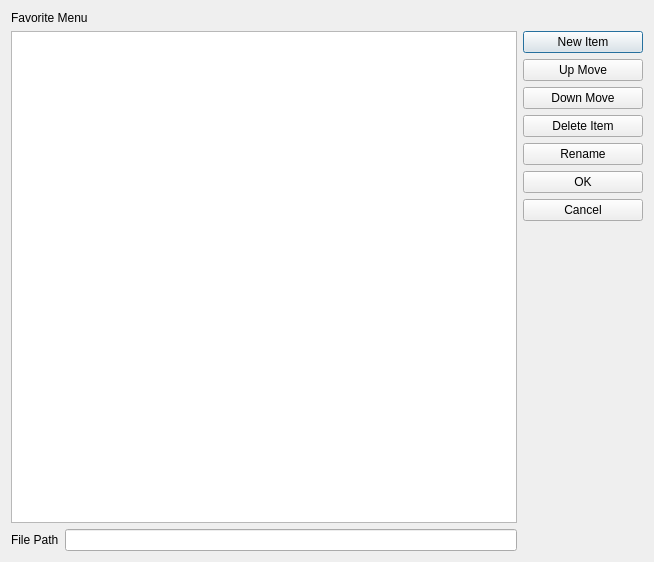
<?xml version="1.0" encoding="UTF-8"?>
<ui version="4.0">
 <class>FavoriteSettingsDialog</class>
 <widget class="QDialog" name="FavoriteSettingsDialog">
  <property name="geometry">
   <rect>
    <x>0</x>
    <y>0</y>
    <width>654</width>
    <height>562</height>
   </rect>
  </property>
  <property name="windowTitle">
   <string>Favorite Settings</string>
  </property>
  <layout class="QVBoxLayout" name="verticalLayout_3">
   <item>
    <widget class="QLabel" name="label">
     <property name="text">
      <string>Favorite Menu</string>
     </property>
    </widget>
   </item>
   <item>
    <layout class="QHBoxLayout" name="horizontalLayout_2">
     <item>
      <layout class="QVBoxLayout" name="verticalLayout_2">
       <item>
        <widget class="QTreeView" name="treeView">
         <property name="rootIsDecorated">
          <bool>false</bool>
         </property>
         <attribute name="headerVisible">
          <bool>false</bool>
         </attribute>
        </widget>
       </item>
       <item>
        <layout class="QHBoxLayout" name="horizontalLayout">
         <item>
          <widget class="QLabel" name="label_2">
           <property name="text">
            <string>File Path</string>
           </property>
          </widget>
         </item>
         <item>
          <widget class="QLineEdit" name="lineEdit"/>
         </item>
        </layout>
       </item>
      </layout>
     </item>
     <item>
      <layout class="QVBoxLayout" name="verticalLayout">
       <item>
        <widget class="QPushButton" name="btnNew">
         <property name="text">
          <string>New Item</string>
         </property>
        </widget>
       </item>
       <item>
        <widget class="QPushButton" name="btnUpMove">
         <property name="text">
          <string>Up Move</string>
         </property>
        </widget>
       </item>
       <item>
        <widget class="QPushButton" name="btnDownMove">
         <property name="text">
          <string>Down Move</string>
         </property>
        </widget>
       </item>
       <item>
        <widget class="QPushButton" name="btnDelete">
         <property name="minimumSize">
          <size>
           <width>120</width>
           <height>0</height>
          </size>
         </property>
         <property name="text">
          <string> Delete Item </string>
         </property>
        </widget>
       </item>
       <item>
        <widget class="QPushButton" name="btnRename">
         <property name="text">
          <string>Rename</string>
         </property>
        </widget>
       </item>
       <item>
        <widget class="QPushButton" name="btnOK">
         <property name="text">
          <string>OK</string>
         </property>
        </widget>
       </item>
       <item>
        <widget class="QPushButton" name="btnCancel">
         <property name="text">
          <string>Cancel</string>
         </property>
        </widget>
       </item>
       <item>
        <spacer name="verticalSpacer">
         <property name="orientation">
          <enum>Qt::Vertical</enum>
         </property>
         <property name="sizeHint" stdset="0">
          <size>
           <width>20</width>
           <height>40</height>
          </size>
         </property>
        </spacer>
       </item>
      </layout>
     </item>
    </layout>
   </item>
  </layout>
 </widget>
 <resources/>
 <connections>
  <connection>
   <sender>btnOK</sender>
   <signal>clicked()</signal>
   <receiver>FavoriteSettingsDialog</receiver>
   <slot>accept()</slot>
   <hints>
    <hint type="sourcelabel">
     <x>584</x>
     <y>178</y>
    </hint>
    <hint type="destinationlabel">
     <x>555</x>
     <y>366</y>
    </hint>
   </hints>
  </connection>
  <connection>
   <sender>btnCancel</sender>
   <signal>clicked()</signal>
   <receiver>FavoriteSettingsDialog</receiver>
   <slot>reject()</slot>
   <hints>
    <hint type="sourcelabel">
     <x>602</x>
     <y>221</y>
    </hint>
    <hint type="destinationlabel">
     <x>598</x>
     <y>422</y>
    </hint>
   </hints>
  </connection>
 </connections>
</ui>
